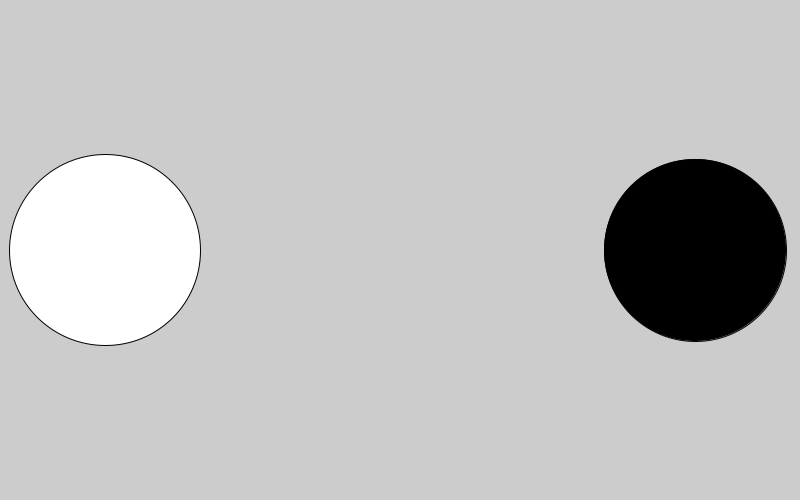
Frame 1 (no input)
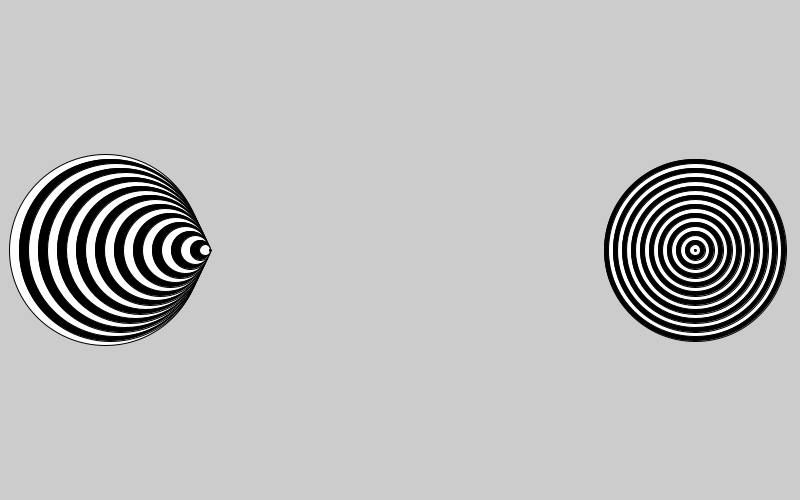
Frame 60 (the mouse pressed at the canvas centre just before this capture)
Frame 120 (the mouse held since frame 60 and released just before this capture): identical to frame 60, image omitted

The Processing sketch that drew these frames (run headless with seeded random() and noise(); from frame 60 on, the mouse is pressed at the canvas centre):

// Processing sketch: fail_circle_2
// ── fail_circle_2.pde
int sub=9;
int bub=9;
int rightX=5;
int leftX=5;
void setup() {
  size(800, 500);
   
}
void draw() {

    
     if(sub<200){
   if(sub%2==0){
     fill(0,0,0);
 ellipse(100+rightX,250,200-sub,200-sub); 
sub=sub+9;
rightX=rightX+5;
}else{
  fill(255,255,255);
  ellipse(100+rightX,250,200-sub,200-sub);
  sub=sub+9;
  rightX=rightX+5;
 
    }
}
if(sub<200){
   if(sub%2==0){
     fill(0,0,0);
 ellipse(700-leftX,250,200-sub,200-sub); 
bub=bub+9;

}else{
  fill(255,255,255);
  ellipse(700-leftX,250,200-sub,200-sub);
  bub=bub+9;

    }
}
}
